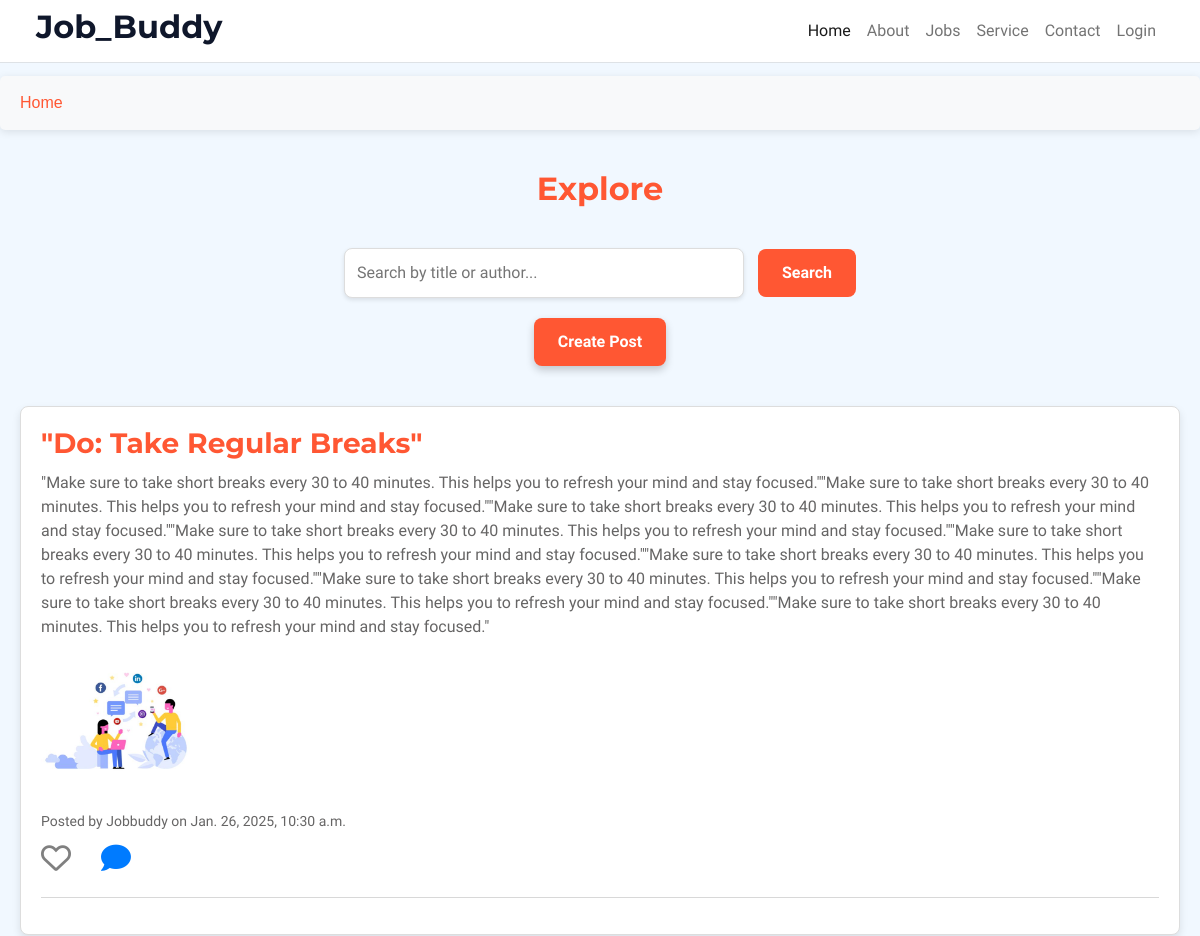
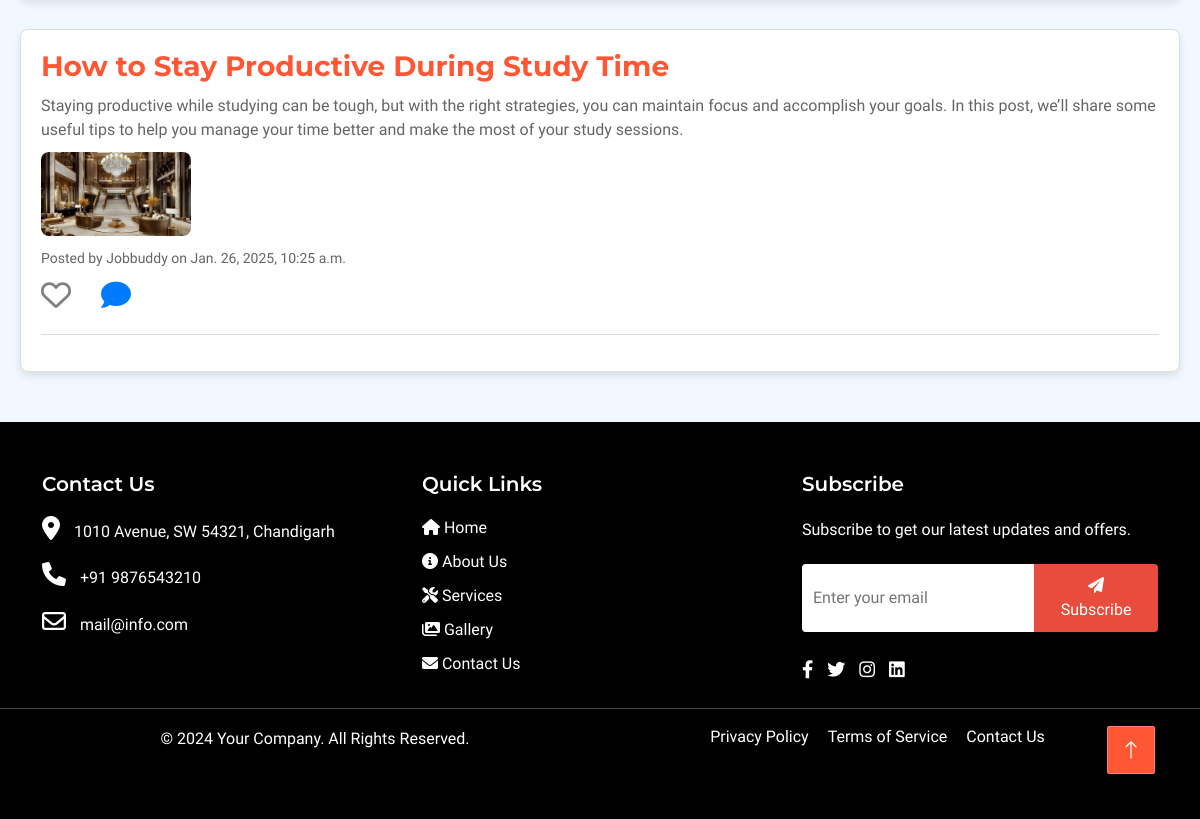
Screenshot of /Post with the database file from the repository (2 pictures, top to bottom).
### Post/models.py (models this page shows, shortened)
class User_Post(models.Model):
    user = models.ForeignKey(User, on_delete=models.CASCADE, related_name='posts')
    title = models.CharField(max_length=100)
    content = models.TextField()
    image = models.ImageField(upload_to='post_images/', blank=True, null=True)
    created_at = models.DateTimeField(auto_now_add=True)
    updated_at = models.DateTimeField(auto_now=True)

### Post/views.py (the view, shortened to what this page needs)
# urls.py: path('', views.post_list, name='User_post_list'),
def post_list(request):
    form = SearchForm(request.GET or None)  # Creating or getting an instance of the SearchForm with GET data
    posts = User_Post.objects.all().order_by('-created_at')  # Retrieving all posts ordered by creation date
    return render(request, 'user_post_list.html', {'posts': posts, 'form': form})  # Rendering the post list with filtered results

### Post/forms.py
class SearchForm(forms.Form):
    query = forms.CharField(
        required=False,
        label='Search Query',
        widget=forms.TextInput(attrs={
            'placeholder': 'Enter your search query here',
            'class': 'form-control',
        })
    )
    start_date = forms.DateField(
        required=False,
        label='Start Date',
        widget=forms.TextInput(attrs={
            'type': 'date',
            'class': 'form-control',
        })
    )
    end_date = forms.DateField(
        required=False,
        label='End Date',
        widget=forms.TextInput(attrs={
            'type': 'date',
            'class': 'form-control',
        })
    )

### Post/templates/User_post_list.html (shortened to what this page needs)
{% extends 'base1.html' %}
{% block content %}
<div style="max-width: 1200px; margin: 0 auto; padding: 20px;">
    <h2 style="text-align: center; color: #ff5733; margin-bottom: 40px;">Explore</h2>
    <form method="get" action="{% url 'User_post_list' %}" style="margin-bottom: 20px; text-align: center;">
        <input type="text" name="query" placeholder="Search by title or author..." style="padding: 12px; width: 100%; max-width: 400px; border: 1px solid #ddd; border-radius: 8px; margin-right: 10px; box-shadow: 0 2px 4px rgba(0, 0, 0, 0.1); font-size: 16px;">
        <button type="submit" style="padding: 12px 24px; background-color: #ff5733; color: white; border: none; border-radius: 8px; cursor: pointer; font-size: 16px; font-weight: bold; transition: background-color 0.3s ease;">
            Search
        </button>
    </form>
    <div style="text-align: center; margin-bottom: 40px;">
        <a href="{% url 'User_create_post' %}" style="display: inline-block; padding: 12px 24px; background-color: #ff5733; color: white; border: none; border-radius: 8px; cursor: pointer; font-size: 16px; font-weight: bold; text-decoration: none; transition: background-color 0.3s ease, box-shadow 0.3s ease; box-shadow: 0 4px 8px rgba(0, 0, 0, 0.2);">
            Create Post
        </a>
    </div>
    <div>
        <ul style="list-style-type: none; padding: 0; margin: 0;">
            {% for post in posts %}
            <li style="margin-bottom: 30px; padding: 20px; border: 1px solid #ddd; border-radius: 8px; background-color: #ffffff; box-shadow: 0 4px 8px rgba(0, 0, 0, 0.1);">
                <h3 style="color: #ff5733; margin-bottom: 10px;">{{ post.title }}</h3>
                <p style="margin-bottom: 10px;">{{ post.content }}</p>
                {% if post.image %}
                <img src="{{ post.image.url }}" alt="{{ post.title }}" style="max-width: 150px; height: auto; border-radius: 8px; margin-bottom: 10px;">
                {% endif %}
                <p style="margin-bottom: 10px;"><small>Posted by {{ post.user.username }} on {{ post.created_at }}</small></p>
                <div class="post-actions">
                    <div class="like-section">
                        <a class="like-link" style="cursor: pointer;">
                            <i class="fa-heart {% if request.user in post.like.all %}fas{% else %}far{% endif %}"
                               data-post-id="{{ post.id }}"
                               style="cursor: pointer; font-size: 30px;"></i>
                        </a>
                    </div>
                    <div class="comment-section">
                        <a class="comment-link" data-post-id="{{ post.id }}">
                            <i class="fa fa-comment" style="cursor: pointer; font-size: 30px;"></i>
                        </a>
                    </div>
                </div>
                <hr>
            </li>
            {% empty %}
            <li style="text-align: center; font-size: 18px; color: #333;">No posts found.</li>
            {% endfor %}
        </ul>
    </div>
</div>
{% endblock %}

### Base/static/user_static/css/style1.css (style rules this page uses)
:root { --primary: #ff5733; --light: #F1F8FF; --dark: #0F172B; }
body { padding-top: 56px; }

### Base/templates/base1.html (style rules this page uses)
.fa-heart { color: gray; }
.post-actions { display: flex; align-items: center; gap: 30px; margin-top: 10px; }
.like-section, .comment-section { display: flex; flex-direction: column; align-items: center; }
.like-link i { color: gray; transition: color 0.3s ease; }
.comment-link i { color: #007bff; transition: color 0.3s ease; }

### rows the page displays
User_Post: title "\"Do: Take Regular Breaks\"", content "\"Make sure to take short breaks every 30 to 40 minutes. This helps you to refresh your mind and stay focused.\"\"Make sure to take short breaks every 30 to 40 minutes. This helps you to refresh your mind and stay focused.\"\"Make sure to take short breaks every 30 to 40 minutes. This helps you to refresh your mind and stay focused.\"\"Make sure to take short breaks every 30 to 40 minutes. This helps you to refresh your mind and stay focused.\"\"Make sure to take short breaks every 30 to 40 minutes. This helps you to refresh your mind and stay focused.\"\"Make sure to take short breaks every 30 to 40 minutes. This helps you to refresh your mind and stay focused.\"\"Make sure to take short breaks every…", image (picture), user.username "Jobbuddy", created_at "Jan. 26, 2025, 10:30 a.m."
User_Post: title "How to Stay Productive During Study Time", content "Staying productive while studying can be tough, but with the right strategies, you can maintain focus and accomplish your goals. In this post, we’ll share some useful tips to help you manage your time better and make the most of your study sessions.", image (picture), user.username "Jobbuddy", created_at "Jan. 26, 2025, 10:25 a.m."
